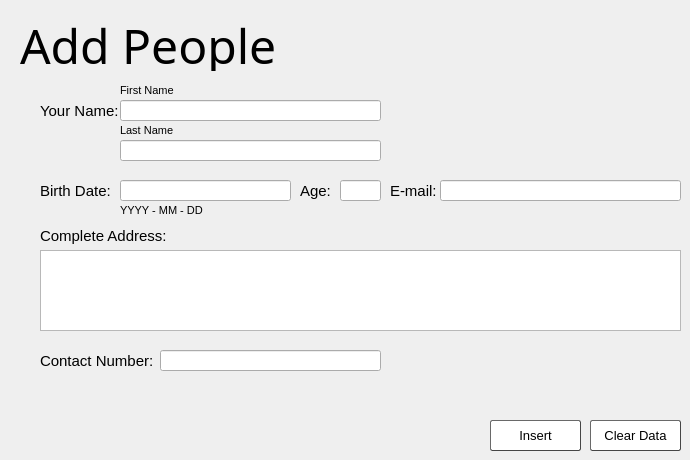
    <widget class="QWidget" name="AddClubs">
     <attribute name="title">
      <string>Add People</string>
     </attribute>
     <widget class="QLabel" name="label_9">
      <property name="geometry">
       <rect>
        <x>40</x>
        <y>100</y>
        <width>81</width>
        <height>21</height>
       </rect>
      </property>
      <property name="font">
       <font>
        <family>Arial</family>
        <pointsize>11</pointsize>
       </font>
      </property>
      <property name="text">
       <string>Your Name:</string>
      </property>
     </widget>
     <widget class="QLabel" name="label">
      <property name="geometry">
       <rect>
        <x>20</x>
        <y>20</y>
        <width>301</width>
        <height>51</height>
       </rect>
      </property>
      <property name="font">
       <font>
        <family>Locanita</family>
        <pointsize>36</pointsize>
        <weight>50</weight>
        <italic>false</italic>
        <bold>false</bold>
        <underline>false</underline>
       </font>
      </property>
      <property name="text">
       <string>Add People</string>
      </property>
     </widget>
     <widget class="QLineEdit" name="addMemberFirstName">
      <property name="geometry">
       <rect>
        <x>120</x>
        <y>100</y>
        <width>261</width>
        <height>21</height>
       </rect>
      </property>
      <property name="font">
       <font>
        <family>Arial</family>
        <pointsize>10</pointsize>
       </font>
      </property>
     </widget>
     <widget class="QLineEdit" name="addMemberLastName">
      <property name="geometry">
       <rect>
        <x>120</x>
        <y>140</y>
        <width>261</width>
        <height>21</height>
       </rect>
      </property>
      <property name="font">
       <font>
        <family>Arial</family>
        <pointsize>10</pointsize>
       </font>
      </property>
     </widget>
     <widget class="QLabel" name="label_15">
      <property name="geometry">
       <rect>
        <x>120</x>
        <y>80</y>
        <width>81</width>
        <height>21</height>
       </rect>
      </property>
      <property name="font">
       <font>
        <family>Arial</family>
        <pointsize>8</pointsize>
        <weight>50</weight>
        <bold>false</bold>
       </font>
      </property>
      <property name="text">
       <string>First Name</string>
      </property>
      <property name="textFormat">
       <enum>Qt::AutoText</enum>
      </property>
     </widget>
     <widget class="QLabel" name="label_16">
      <property name="geometry">
       <rect>
        <x>120</x>
        <y>120</y>
        <width>81</width>
        <height>21</height>
       </rect>
      </property>
      <property name="font">
       <font>
        <family>Arial</family>
        <pointsize>8</pointsize>
        <weight>50</weight>
        <bold>false</bold>
       </font>
      </property>
      <property name="text">
       <string>Last Name</string>
      </property>
      <property name="textFormat">
       <enum>Qt::AutoText</enum>
      </property>
     </widget>
     <widget class="QLabel" name="label_10">
      <property name="geometry">
       <rect>
        <x>40</x>
        <y>220</y>
        <width>131</width>
        <height>31</height>
       </rect>
      </property>
      <property name="font">
       <font>
        <family>Arial</family>
        <pointsize>11</pointsize>
       </font>
      </property>
      <property name="text">
       <string>Complete Address:</string>
      </property>
     </widget>
     <widget class="QTextEdit" name="addMemberAddress">
      <property name="geometry">
       <rect>
        <x>40</x>
        <y>250</y>
        <width>641</width>
        <height>81</height>
       </rect>
      </property>
      <property name="font">
       <font>
        <family>Arial</family>
        <pointsize>10</pointsize>
       </font>
      </property>
     </widget>
     <widget class="QLabel" name="label_11">
      <property name="geometry">
       <rect>
        <x>40</x>
        <y>180</y>
        <width>71</width>
        <height>21</height>
       </rect>
      </property>
      <property name="font">
       <font>
        <family>Arial</family>
        <pointsize>11</pointsize>
       </font>
      </property>
      <property name="text">
       <string>Birth Date:</string>
      </property>
     </widget>
     <widget class="QLineEdit" name="addMemberBirthDate">
      <property name="geometry">
       <rect>
        <x>120</x>
        <y>180</y>
        <width>171</width>
        <height>21</height>
       </rect>
      </property>
      <property name="font">
       <font>
        <family>Arial</family>
        <pointsize>10</pointsize>
       </font>
      </property>
      <property name="maxLength">
       <number>10</number>
      </property>
     </widget>
     <widget class="QLineEdit" name="addMemberAge">
      <property name="geometry">
       <rect>
        <x>340</x>
        <y>180</y>
        <width>41</width>
        <height>21</height>
       </rect>
      </property>
      <property name="font">
       <font>
        <family>Arial</family>
        <pointsize>10</pointsize>
       </font>
      </property>
      <property name="maxLength">
       <number>2</number>
      </property>
     </widget>
     <widget class="QLabel" name="label_12">
      <property name="geometry">
       <rect>
        <x>300</x>
        <y>180</y>
        <width>31</width>
        <height>21</height>
       </rect>
      </property>
      <property name="font">
       <font>
        <family>Arial</family>
        <pointsize>11</pointsize>
       </font>
      </property>
      <property name="text">
       <string>Age:</string>
      </property>
     </widget>
     <widget class="QLineEdit" name="addMemberEmail">
      <property name="geometry">
       <rect>
        <x>440</x>
        <y>180</y>
        <width>241</width>
        <height>21</height>
       </rect>
      </property>
      <property name="font">
       <font>
        <family>Arial</family>
        <pointsize>10</pointsize>
       </font>
      </property>
     </widget>
     <widget class="QLabel" name="label_13">
      <property name="geometry">
       <rect>
        <x>390</x>
        <y>180</y>
        <width>51</width>
        <height>21</height>
       </rect>
      </property>
      <property name="font">
       <font>
        <family>Arial</family>
        <pointsize>11</pointsize>
       </font>
      </property>
      <property name="text">
       <string>E-mail:</string>
      </property>
     </widget>
     <widget class="QLabel" name="label_14">
      <property name="geometry">
       <rect>
        <x>40</x>
        <y>350</y>
        <width>121</width>
        <height>21</height>
       </rect>
      </property>
      <property name="font">
       <font>
        <family>Arial</family>
        <pointsize>11</pointsize>
       </font>
      </property>
      <property name="text">
       <string>Contact Number:</string>
      </property>
     </widget>
     <widget class="QLineEdit" name="addMemberContactNumber">
      <property name="geometry">
       <rect>
        <x>160</x>
        <y>350</y>
        <width>221</width>
        <height>21</height>
       </rect>
      </property>
      <property name="font">
       <font>
        <family>Arial</family>
        <pointsize>10</pointsize>
       </font>
      </property>
      <property name="maxLength">
       <number>11</number>
      </property>
     </widget>
     <widget class="QPushButton" name="clrButtonAddMember">
      <property name="geometry">
       <rect>
        <x>590</x>
        <y>420</y>
        <width>91</width>
        <height>31</height>
       </rect>
      </property>
      <property name="font">
       <font>
        <family>Arial</family>
        <pointsize>10</pointsize>
       </font>
      </property>
      <property name="cursor">
       <cursorShape>PointingHandCursor</cursorShape>
      </property>
      <property name="styleSheet">
       <string notr="true">background-color: white;
border-style: outset;
border-width: 1px;
border-radius: 2px;
border-color: rgb(70, 70, 70);</string>
      </property>
      <property name="text">
       <string>Clear Data</string>
      </property>
     </widget>
     <widget class="QPushButton" name="insertButtonAddMember">
      <property name="geometry">
       <rect>
        <x>490</x>
        <y>420</y>
        <width>91</width>
        <height>31</height>
       </rect>
      </property>
      <property name="font">
       <font>
        <family>Arial</family>
        <pointsize>10</pointsize>
       </font>
      </property>
      <property name="cursor">
       <cursorShape>PointingHandCursor</cursorShape>
      </property>
      <property name="styleSheet">
       <string notr="true">background-color: white;
border-style: outset;
border-width: 1px;
border-radius: 2px;
border-color: rgb(70, 70, 70);</string>
      </property>
      <property name="text">
       <string>Insert</string>
      </property>
     </widget>
     <widget class="QLabel" name="label_26">
      <property name="geometry">
       <rect>
        <x>120</x>
        <y>200</y>
        <width>91</width>
        <height>21</height>
       </rect>
      </property>
      <property name="font">
       <font>
        <family>Arial</family>
        <pointsize>8</pointsize>
        <weight>50</weight>
        <bold>false</bold>
       </font>
      </property>
      <property name="text">
       <string>YYYY - MM - DD</string>
      </property>
      <property name="textFormat">
       <enum>Qt::AutoText</enum>
      </property>
     </widget>
     <widget class="QLabel" name="addMemberResult">
      <property name="geometry">
       <rect>
        <x>40</x>
        <y>420</y>
        <width>441</width>
        <height>31</height>
       </rect>
      </property>
      <property name="font">
       <font>
        <family>Arial</family>
        <pointsize>9</pointsize>
        <weight>75</weight>
        <italic>true</italic>
        <bold>true</bold>
        <strikeout>false</strikeout>
        <kerning>false</kerning>
       </font>
      </property>
      <property name="frameShape">
       <enum>QFrame::NoFrame</enum>
      </property>
      <property name="frameShadow">
       <enum>QFrame::Plain</enum>
      </property>
      <property name="text">
       <string/>
      </property>
     </widget>
     <widget class="QLabel" name="IMGAddPeople1">
      <property name="geometry">
       <rect>
        <x>510</x>
        <y>10</y>
        <width>161</width>
        <height>151</height>
       </rect>
      </property>
      <property name="text">
       <string/>
      </property>
      <property name="pixmap">
       <pixmap resource="Images.qrc">:/ApplicationImages/Avatar1.png</pixmap>
      </property>
      <property name="scaledContents">
       <bool>true</bool>
      </property>
     </widget>
     <widget class="QLabel" name="IMGAddPeople2">
      <property name="geometry">
       <rect>
        <x>420</x>
        <y>20</y>
        <width>171</width>
        <height>161</height>
       </rect>
      </property>
      <property name="styleSheet">
       <string notr="true">background-image: url(:/newPrefix/Create Club.png)</string>
      </property>
      <property name="text">
       <string/>
      </property>
      <property name="pixmap">
       <pixmap resource="Images.qrc">:/ApplicationImages/Avatar2.png</pixmap>
      </property>
      <property name="scaledContents">
       <bool>true</bool>
      </property>
     </widget>
     <zorder>IMGAddPeople1</zorder>
     <zorder>IMGAddPeople2</zorder>
     <zorder>label_9</zorder>
     <zorder>label</zorder>
     <zorder>addMemberFirstName</zorder>
     <zorder>addMemberLastName</zorder>
     <zorder>label_15</zorder>
     <zorder>label_16</zorder>
     <zorder>label_10</zorder>
     <zorder>addMemberAddress</zorder>
     <zorder>label_11</zorder>
     <zorder>addMemberBirthDate</zorder>
     <zorder>addMemberAge</zorder>
     <zorder>label_12</zorder>
     <zorder>addMemberEmail</zorder>
     <zorder>label_13</zorder>
     <zorder>label_14</zorder>
     <zorder>addMemberContactNumber</zorder>
     <zorder>clrButtonAddMember</zorder>
     <zorder>insertButtonAddMember</zorder>
     <zorder>label_26</zorder>
     <zorder>addMemberResult</zorder>
    </widget>
